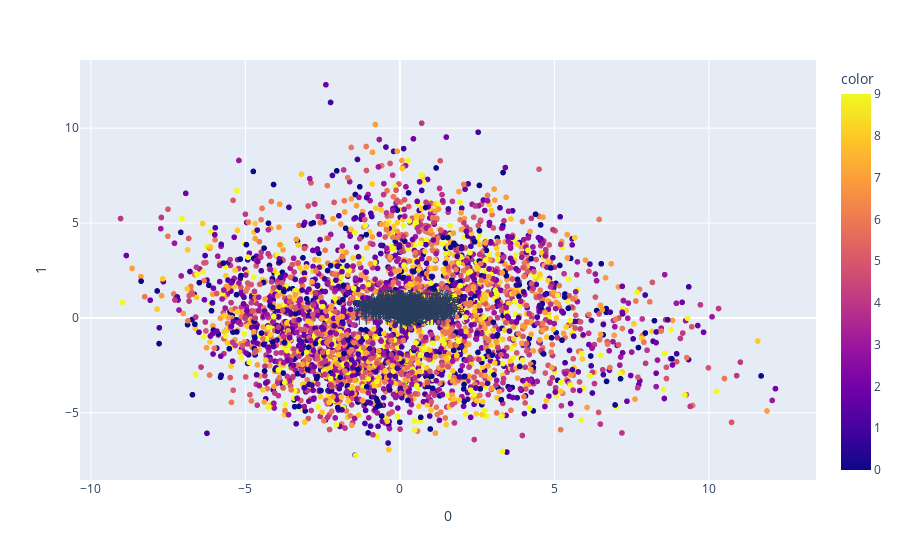

The notebook cell this image was saved under:
### Code cell
loadings = pca.components_.T * np.sqrt(pca.explained_variance_)

x = 0
y = 1

fig = px.scatter(components, x=x, y=y, color=featDf.int_group)

for i, feature in enumerate(features):
    fig.add_shape(
        type='line',
        x0=0, y0=0,
        x1=loadings[i, x],
        y1=loadings[i, y]
    )
    fig.add_annotation(
        x=loadings[i, x],
        y=loadings[i, y],
        ax=0, ay=0,
        xanchor="center",
        yanchor="bottom",
        text=feature,
    )
fig.show()

### Figure 1 — Plotly figure (JSON) as saved in the notebook; plotly's stock layout.template omitted (floating-point values rounded to 4 significant figures; data arrays with more than 128 entries replaced by an {"elided": "..."} marker saying what was removed)
{"data": [{"hovertemplate": "0=%{x}<br>1=%{y}<br>color=%{marker.color}<extra></extra>", "legendgroup": "", "marker": {"color": {"elided": "3640 int values"}, "coloraxis": "coloraxis", "symbol": "circle"}, "mode": "markers", "name": "", "showlegend": false, "type": "scattergl", "x": {"elided": "3640 float values"}, "xaxis": "x", "y": {"elided": "3640 float values"}, "yaxis": "y"}], "layout": {"annotations": [{"ax": 0, "ay": 0, "text": "gl1", "x": 0.03209, "xanchor": "center", "y": 0.1489, "yanchor": "bottom"}, {"ax": 0, "ay": 0, "text": "gl2", "x": 0.242, "xanchor": "center", "y": 0.3158, "yanchor": "bottom"}, {"ax": 0, "ay": 0, "text": "gl3", "x": -0.008731, "xanchor": "center", "y": -0.05347, "yanchor": "bottom"}, {"ax": 0, "ay": 0, "text": "gl4", "x": 0.1736, "xanchor": "center", "y": -0.2423, "yanchor": "bottom"}, {"ax": 0, "ay": 0, "text": "gl5", "x": 0.06806, "xanchor": "center", "y": -0.04734, "yanchor": "bottom"}, {"ax": 0, "ay": 0, "text": "gl6", "x": 0.1842, "xanchor": "center", "y": -0.1275, "yanchor": "bottom"}, {"ax": 0, "ay": 0, "text": "gl7", "x": -0.1708, "xanchor": "center", "y": 0.4481, "yanchor": "bottom"}, {"ax": 0, "ay": 0, "text": "gl8", "x": 0.01053, "xanchor": "center", "y": -0.09267, "yanchor": "bottom"}, {"ax": 0, "ay": 0, "text": "gl9", "x": -0.1458, "xanchor": "center", "y": 0.1976, "yanchor": "bottom"}, {"ax": 0, "ay": 0, "text": "gl10", "x": 0.3848, "xanchor": "center", "y": -0.4559, "yanchor": "bottom"}, {"ax": 0, "ay": 0, "text": "gl11", "x": -0.2173, "xanchor": "center", "y": 0.05643, "yanchor": "bottom"}, {"ax": 0, "ay": 0, "text": "gl12", "x": 0.2388, "xanchor": "center", "y": -0.08535, "yanchor": "bottom"}, {"ax": 0, "ay": 0, "text": "gl13", "x": -0.0945, "xanchor": "center", "y": -0.3694, "yanchor": "bottom"}, {"ax": 0, "ay": 0, "text": "gl14", "x": -0.1001, "xanchor": "center", "y": 0.3423, "yanchor": "bottom"}, {"ax": 0, "ay": 0, "text": "gl15", "x": 0.1918, "xanchor": "center", "y": -0.01502, "yanchor": "bottom"}, {"ax": 0, "ay": 0, "text": "gl16", "x": 0.3033, "xanchor": "center", "y": 0.1389, "yanchor": "bottom"}, {"ax": 0, "ay": 0, "text": "gl17", "x": -0.02817, "xanchor": "center", "y": 0.06637, "yanchor": "bottom"}, {"ax": 0, "ay": 0, "text": "gl18", "x": 0.24, "xanchor": "center", "y": 0.09366, "yanchor": "bottom"}, {"ax": 0, "ay": 0, "text": "gl19", "x": 0.3846, "xanchor": "center", "y": -0.2025, "yanchor": "bottom"}, {"ax": 0, "ay": 0, "text": "gl20", "x": 0.3466, "xanchor": "center", "y": 0.2163, "yanchor": "bottom"}, {"ax": 0, "ay": 0, "text": "gl21", "x": -0.2672, "xanchor": "center", "y": 0.08456, "yanchor": "bottom"}, {"ax": 0, "ay": 0, "text": "gl22", "x": -0.3005, "xanchor": "center", "y": 0.2192, "yanchor": "bottom"}, {"ax": 0, "ay": 0, "text": "gl23", "x": 0.1304, "xanchor": "center", "y": -0.004081, "yanchor": "bottom"}, {"ax": 0, "ay": 0, "text": "gl24", "x": -0.431, "xanchor": "center", "y": 0.0712, "yanchor": "bottom"}, {"ax": 0, "ay": 0, "text": "gl25", "x": 0.2556, "xanchor": "center", "y": 0.04917, "yanchor": "bottom"}, {"ax": 0, "ay": 0, "text": "gl26", "x": 0.1525, "xanchor": "center", "y": 0.1649, "yanchor": "bottom"}, {"ax": 0, "ay": 0, "text": "gl27", "x": 0.1105, "xanchor": "center", "y": -0.04103, "yanchor": "bottom"}, {"ax": 0, "ay": 0, "text": "gl28", "x": 0.2407, "xanchor": "center", "y": 0.4802, "yanchor": "bottom"}, {"ax": 0, "ay": 0, "text": "gl29", "x": 0.04247, "xanchor": "center", "y": 0.35, "yanchor": "bottom"}, {"ax": 0, "ay": 0, "text": "gl30", "x": 0.2264, "xanchor": "center", "y": 0.1985, "yanchor": "bottom"}, {"ax": 0, "ay": 0, "text": "gl31", "x": 0.01915, "xanchor": "center", "y": 0.008896, "yanchor": "bottom"}, {"ax": 0, "ay": 0, "text": "gl32", "x": 0.04648, "xanchor": "center", "y": 0.5504, "yanchor": "bottom"}, {"ax": 0, "ay": 0, "text": "gl33", "x": 0.2964, "xanchor": "center", "y": -0.4282, "yanchor": "bottom"}, {"ax": 0, "ay": 0, "text": "gl34", "x": 0.4278, "xanchor": "center", "y": 0.1105, "yanchor": "bottom"}, {"ax": 0, "ay": 0, "text": "gl35", "x": -0.2442, "xanchor": "center", "y": 0.2595, "yanchor": "bottom"}, {"ax": 0, "ay": 0, "text": "gl36", "x": -0.404, "xanchor": "center", "y": 0.2125, "yanchor": "bottom"}, {"ax": 0, "ay": 0, "text": "gl37", "x": -0.08619, "xanchor": "center", "y": -0.1011, "yanchor": "bottom"}, {"ax": 0, "ay": 0, "text": "gl38", "x": 0.3027, "xanchor": "center", "y": -0.1346, "yanchor": "bottom"}, {"ax": 0, "ay": 0, "text": "gl39", "x": -0.3452, "xanchor": "center", "y": 0.06118, "yanchor": "bottom"}, {"ax": 0, "ay": 0, "text": "gl40", "x": -0.06527, "xanchor": "center", "y": -0.1167, "yanchor": "bottom"}, {"ax": 0, "ay": 0, "text": "gl41", "x": -0.2105, "xanchor": "center", "y": 0.1231, "yanchor": "bottom"}, {"ax": 0, "ay": 0, "text": "gl42", "x": -0.2536, "xanchor": "center", "y": 0.07551, "yanchor": "bottom"}, {"ax": 0, "ay": 0, "text": "gl43", "x": 0.08362, "xanchor": "center", "y": 0.1846, "yanchor": "bottom"}, {"ax": 0, "ay": 0, "text": "gl44", "x": -0.3027, "xanchor": "center", "y": 0.1702, "yanchor": "bottom"}, {"ax": 0, "ay": 0, "text": "gl45", "x": -0.1374, "xanchor": "center", "y": 0.3569, "yanchor": "bottom"}, {"ax": 0, "ay": 0, "text": "gl46", "x": 0.2389, "xanchor": "center", "y": -0.4319, "yanchor": "bottom"}, {"ax": 0, "ay": 0, "text": "gl47", "x": -0.1374, "xanchor": "center", "y": -0.2971, "yanchor": "bottom"}, {"ax": 0, "ay": 0, "text": "gl48", "x": 0.2055, "xanchor": "center", "y": 0.3859, "yanchor": "bottom"}, {"ax": 0, "ay": 0, "text": "gl49", "x": 0.1013, "xanchor": "center", "y": -0.0162, "yanchor": "bottom"}, {"ax": 0, "ay": 0, "text": "gl50", "x": -0.03201, "xanchor": "center", "y": 0.2283, "yanchor": "bottom"}, {"ax": 0, "ay": 0, "text": "TATATA_score", "x": -0.04912, "xanchor": "center", "y": 0.09793, "yanchor": "bottom"}, {"ax": 0, "ay": 0, "text": "ATATA_score", "x": 0.03482, "xanchor": "center", "y": 0.07252, "yanchor": "bottom"}, {"ax": 0, "ay": 0, "text": "AAAAA_score", "x": 0.5668, "xanchor": "center", "y": 0.4041, "yanchor": "bottom"}, {"ax": 0, "ay": 0, "text": "ACATA_score", "x": 0.128, "xanchor": "center", "y": -7.205e-05, "yanchor": "bottom"}, {"ax": 0, "ay": 0, "text": "TTTTTTCT_score", "x": 0.1616, "xanchor": "center", "y": -0.2643, "yanchor": "bottom"}, {"ax": 0, "ay": 0, "text": "GAAAG_score", "x": 0.4375, "xanchor": "center", "y": 0.005633, "yanchor": "bottom"}, {"ax": 0, "ay": 0, "text": "TATACA_score", "x": 0.02526, "xanchor": "center", "y": -0.0058, "yanchor": "bottom"}, {"ax": 0, "ay": 0, "text": "TATAT_score", "x": 0.03018, "xanchor": "center", "y": -0.001175, "yanchor": "bottom"}, {"ax": 0, "ay": 0, "text": "TTTTTTT_score", "x": 0.1944, "xanchor": "center", "y": -0.3755, "yanchor": "bottom"}, {"ax": 0, "ay": 0, "text": "TCTTT_score", "x": 0.3529, "xanchor": "center", "y": -0.354, "yanchor": "bottom"}, {"ax": 0, "ay": 0, "text": "TTTTT_score", "x": 0.2674, "xanchor": "center", "y": -0.429, "yanchor": "bottom"}, {"ax": 0, "ay": 0, "text": "AAAAAA_score", "x": 0.5436, "xanchor": "center", "y": 0.4848, "yanchor": "bottom"}, {"ax": 0, "ay": 0, "text": "ATACA_score", "x": 0.2217, "xanchor": "center", "y": 0.02147, "yanchor": "bottom"}, {"ax": 0, "ay": 0, "text": "AAAAAG_score", "x": 0.497, "xanchor": "center", "y": 0.3047, "yanchor": "bottom"}, {"ax": 0, "ay": 0, "text": "TTTGT_score", "x": 0.3094, "xanchor": "center", "y": -0.2908, "yanchor": "bottom"}, {"ax": 0, "ay": 0, "text": "TGYATR_score", "x": 0.1924, "xanchor": "center", "y": -0.08095, "yanchor": "bottom"}, {"ax": 0, "ay": 0, "text": "CTTTC_score", "x": 0.3642, "xanchor": "center", "y": -0.2964, "yanchor": "bottom"}, {"ax": 0, "ay": 0, "text": "AAAAAAA_score", "x": 0.4705, "xanchor": "center", "y": 0.4505, "yanchor": "bottom"}, {"ax": 0, "ay": 0, "text": "GAAAAG_score", "x": 0.4985, "xanchor": "center", "y": 0.02613, "yanchor": "bottom"}, {"ax": 0, "ay": 0, "text": "TTTTYTTTT_score", "x": 0.1292, "xanchor": "center", "y": -0.3725, "yanchor": "bottom"}, {"ax": 0, "ay": 0, "text": "AARAAA_score", "x": 0.5933, "xanchor": "center", "y": 0.3764, "yanchor": "bottom"}, {"ax": 0, "ay": 0, "text": "TATATAY_score", "x": -0.02456, "xanchor": "center", "y": 0.05582, "yanchor": "bottom"}, {"ax": 0, "ay": 0, "text": "GCGCGS_score", "x": 0.1801, "xanchor": "center", "y": -0.08465, "yanchor": "bottom"}, {"ax": 0, "ay": 0, "text": "GMGGC_score", "x": 0.3833, "xanchor": "center", "y": -0.1537, "yanchor": "bottom"}, {"ax": 0, "ay": 0, "text": "GAGRAG_score", "x": 0.5303, "xanchor": "center", "y": 0.004895, "yanchor": "bottom"}, {"ax": 0, "ay": 0, "text": "SCSKGSKGK_score", "x": 0.4182, "xanchor": "center", "y": -0.1522, "yanchor": "bottom"}, {"ax": 0, "ay": 0, "text": "ATAAA_score", "x": 0.2645, "xanchor": "center", "y": 0.2014, "yanchor": "bottom"}, {"ax": 0, "ay": 0, "text": "CGCCCT_score", "x": 0.1414, "xanchor": "center", "y": -0.06276, "yanchor": "bottom"}, {"ax": 0, "ay": 0, "text": "AAAAG_score", "x": 0.5711, "xanchor": "center", "y": 0.2259, "yanchor": "bottom"}, {"ax": 0, "ay": 0, "text": "GAAGNG_score", "x": 0.5731, "xanchor": "center", "y": -0.05069, "yanchor": "bottom"}, {"ax": 0, "ay": 0, "text": "TATATA_tfidf", "x": -0.3796, "xanchor": "center", "y": 0.1466, "yanchor": "bottom"}, {"ax": 0, "ay": 0, "text": "ATATA_tfidf", "x": -0.4229, "xanchor": "center", "y": 0.1674, "yanchor": "bottom"}, {"ax": 0, "ay": 0, "text": "AAAAA_tfidf", "x": 0.4971, "xanchor": "center", "y": 0.6679, "yanchor": "bottom"}, {"ax": 0, "ay": 0, "text": "ACATA_tfidf", "x": -0.1833, "xanchor": "center", "y": 0.03803, "yanchor": "bottom"}, {"ax": 0, "ay": 0, "text": "TTTTTTCT_tfidf", "x": 0.06842, "xanchor": "center", "y": -0.2427, "yanchor": "bottom"}, {"ax": 0, "ay": 0, "text": "GAAAG_tfidf", "x": 0.2291, "xanchor": "center", "y": 0.01807, "yanchor": "bottom"}, {"ax": 0, "ay": 0, "text": "TATACA_tfidf", "x": -0.1606, "xanchor": "center", "y": 0.03252, "yanchor": "bottom"}, {"ax": 0, "ay": 0, "text": "TATAT_tfidf", "x": -0.4023, "xanchor": "center", "y": 0.0818, "yanchor": "bottom"}, {"ax": 0, "ay": 0, "text": "TTTTTTT_tfidf", "x": 0.03282, "xanchor": "center", "y": -0.3625, "yanchor": "bottom"}, {"ax": 0, "ay": 0, "text": "TCTTT_tfidf", "x": 0.1416, "xanchor": "center", "y": -0.3563, "yanchor": "bottom"}, {"ax": 0, "ay": 0, "text": "TTTTT_tfidf", "x": 0.05628, "xanchor": "center", "y": -0.5818, "yanchor": "bottom"}, {"ax": 0, "ay": 0, "text": "AAAAAA_tfidf", "x": 0.435, "xanchor": "center", "y": 0.6077, "yanchor": "bottom"}, {"ax": 0, "ay": 0, "text": "ATACA_tfidf", "x": -0.07889, "xanchor": "center", "y": 0.08375, "yanchor": "bottom"}, {"ax": 0, "ay": 0, "text": "AAAAAG_tfidf", "x": 0.3235, "xanchor": "center", "y": 0.3251, "yanchor": "bottom"}, {"ax": 0, "ay": 0, "text": "TTTGT_tfidf", "x": 0.06242, "xanchor": "center", "y": -0.279, "yanchor": "bottom"}, {"ax": 0, "ay": 0, "text": "TGYATR_tfidf", "x": -0.111, "xanchor": "center", "y": -0.05148, "yanchor": "bottom"}, {"ax": 0, "ay": 0, "text": "CTTTC_tfidf", "x": 0.1577, "xanchor": "center", "y": -0.2838, "yanchor": "bottom"}, {"ax": 0, "ay": 0, "text": "AAAAAAA_tfidf", "x": 0.3674, "xanchor": "center", "y": 0.5036, "yanchor": "bottom"}, {"ax": 0, "ay": 0, "text": "GAAAAG_tfidf", "x": 0.3352, "xanchor": "center", "y": 0.04267, "yanchor": "bottom"}, {"ax": 0, "ay": 0, "text": "TTTTYTTTT_tfidf", "x": 0.06393, "xanchor": "center", "y": -0.696, "yanchor": "bottom"}, {"ax": 0, "ay": 0, "text": "AARAAA_tfidf", "x": 0.5417, "xanchor": "center", "y": 0.5817, "yanchor": "bottom"}, {"ax": 0, "ay": 0, "text": "TATATAY_tfidf", "x": -0.3579, "xanchor": "center", "y": 0.1108, "yanchor": "bottom"}, {"ax": 0, "ay": 0, "text": "GCGCGS_tfidf", "x": 0.09166, "xanchor": "center", "y": -0.06928, "yanchor": "bottom"}, {"ax": 0, "ay": 0, "text": "GMGGC_tfidf", "x": 0.2194, "xanchor": "center", "y": -0.1154, "yanchor": "bottom"}, {"ax": 0, "ay": 0, "text": "GAGRAG_tfidf", "x": 0.3596, "xanchor": "center", "y": 0.02791, "yanchor": "bottom"}, {"ax": 0, "ay": 0, "text": "SCSKGSKGK_tfidf", "x": 0.2629, "xanchor": "center", "y": -0.1232, "yanchor": "bottom"}, {"ax": 0, "ay": 0, "text": "ATAAA_tfidf", "x": 0.3423, "xanchor": "center", "y": 0.6578, "yanchor": "bottom"}, {"ax": 0, "ay": 0, "text": "CGCCCT_tfidf", "x": 0.0594, "xanchor": "center", "y": -0.04751, "yanchor": "bottom"}, {"ax": 0, "ay": 0, "text": "AAAAG_tfidf", "x": 0.3712, "xanchor": "center", "y": 0.2367, "yanchor": "bottom"}, {"ax": 0, "ay": 0, "text": "GAAGNG_tfidf", "x": 0.4156, "xanchor": "center", "y": -0.02018, "yanchor": "bottom"}, {"ax": 0, "ay": 0, "text": "len_seq", "x": 0.7018, "xanchor": "center", "y": -0.2453, "yanchor": "bottom"}, {"ax": 0, "ay": 0, "text": "len_seq_log", "x": 0.7887, "xanchor": "center", "y": -0.276, "yanchor": "bottom"}, {"ax": 0, "ay": 0, "text": "at_gc", "x": -0.5396, "xanchor": "center", "y": 0.3958, "yanchor": "bottom"}, {"ax": 0, "ay": 0, "text": "pct_gc", "x": 0.5633, "xanchor": "center", "y": -0.399, "yanchor": "bottom"}, {"ax": 0, "ay": 0, "text": "molecular_w", "x": 0.7025, "xanchor": "center", "y": -0.2437, "yanchor": "bottom"}], "coloraxis": {"colorbar": {"title": {"text": "color"}}, "colorscale": [[0, "#0d0887"], [0.1111, "#46039f"], [0.2222, "#7201a8"], [0.3333, "#9c179e"], [0.4444, "#bd3786"], [0.5556, "#d8576b"], [0.6667, "#ed7953"], [0.7778, "#fb9f3a"], [0.8889, "#fdca26"], [1, "#f0f921"]]}, "legend": {"tracegroupgap": 0}, "margin": {"t": 60}, "shapes": [{"type": "line", "x0": 0, "x1": 0.03209, "y0": 0, "y1": 0.1489}, {"type": "line", "x0": 0, "x1": 0.242, "y0": 0, "y1": 0.3158}, {"type": "line", "x0": 0, "x1": -0.008731, "y0": 0, "y1": -0.05347}, {"type": "line", "x0": 0, "x1": 0.1736, "y0": 0, "y1": -0.2423}, {"type": "line", "x0": 0, "x1": 0.06806, "y0": 0, "y1": -0.04734}, {"type": "line", "x0": 0, "x1": 0.1842, "y0": 0, "y1": -0.1275}, {"type": "line", "x0": 0, "x1": -0.1708, "y0": 0, "y1": 0.4481}, {"type": "line", "x0": 0, "x1": 0.01053, "y0": 0, "y1": -0.09267}, {"type": "line", "x0": 0, "x1": -0.1458, "y0": 0, "y1": 0.1976}, {"type": "line", "x0": 0, "x1": 0.3848, "y0": 0, "y1": -0.4559}, {"type": "line", "x0": 0, "x1": -0.2173, "y0": 0, "y1": 0.05643}, {"type": "line", "x0": 0, "x1": 0.2388, "y0": 0, "y1": -0.08535}, {"type": "line", "x0": 0, "x1": -0.0945, "y0": 0, "y1": -0.3694}, {"type": "line", "x0": 0, "x1": -0.1001, "y0": 0, "y1": 0.3423}, {"type": "line", "x0": 0, "x1": 0.1918, "y0": 0, "y1": -0.01502}, {"type": "line", "x0": 0, "x1": 0.3033, "y0": 0, "y1": 0.1389}, {"type": "line", "x0": 0, "x1": -0.02817, "y0": 0, "y1": 0.06637}, {"type": "line", "x0": 0, "x1": 0.24, "y0": 0, "y1": 0.09366}, {"type": "line", "x0": 0, "x1": 0.3846, "y0": 0, "y1": -0.2025}, {"type": "line", "x0": 0, "x1": 0.3466, "y0": 0, "y1": 0.2163}, {"type": "line", "x0": 0, "x1": -0.2672, "y0": 0, "y1": 0.08456}, {"type": "line", "x0": 0, "x1": -0.3005, "y0": 0, "y1": 0.2192}, {"type": "line", "x0": 0, "x1": 0.1304, "y0": 0, "y1": -0.004081}, {"type": "line", "x0": 0, "x1": -0.431, "y0": 0, "y1": 0.0712}, {"type": "line", "x0": 0, "x1": 0.2556, "y0": 0, "y1": 0.04917}, {"type": "line", "x0": 0, "x1": 0.1525, "y0": 0, "y1": 0.1649}, {"type": "line", "x0": 0, "x1": 0.1105, "y0": 0, "y1": -0.04103}, {"type": "line", "x0": 0, "x1": 0.2407, "y0": 0, "y1": 0.4802}, {"type": "line", "x0": 0, "x1": 0.04247, "y0": 0, "y1": 0.35}, {"type": "line", "x0": 0, "x1": 0.2264, "y0": 0, "y1": 0.1985}, {"type": "line", "x0": 0, "x1": 0.01915, "y0": 0, "y1": 0.008896}, {"type": "line", "x0": 0, "x1": 0.04648, "y0": 0, "y1": 0.5504}, {"type": "line", "x0": 0, "x1": 0.2964, "y0": 0, "y1": -0.4282}, {"type": "line", "x0": 0, "x1": 0.4278, "y0": 0, "y1": 0.1105}, {"type": "line", "x0": 0, "x1": -0.2442, "y0": 0, "y1": 0.2595}, {"type": "line", "x0": 0, "x1": -0.404, "y0": 0, "y1": 0.2125}, {"type": "line", "x0": 0, "x1": -0.08619, "y0": 0, "y1": -0.1011}, {"type": "line", "x0": 0, "x1": 0.3027, "y0": 0, "y1": -0.1346}, {"type": "line", "x0": 0, "x1": -0.3452, "y0": 0, "y1": 0.06118}, {"type": "line", "x0": 0, "x1": -0.06527, "y0": 0, "y1": -0.1167}, {"type": "line", "x0": 0, "x1": -0.2105, "y0": 0, "y1": 0.1231}, {"type": "line", "x0": 0, "x1": -0.2536, "y0": 0, "y1": 0.07551}, {"type": "line", "x0": 0, "x1": 0.08362, "y0": 0, "y1": 0.1846}, {"type": "line", "x0": 0, "x1": -0.3027, "y0": 0, "y1": 0.1702}, {"type": "line", "x0": 0, "x1": -0.1374, "y0": 0, "y1": 0.3569}, {"type": "line", "x0": 0, "x1": 0.2389, "y0": 0, "y1": -0.4319}, {"type": "line", "x0": 0, "x1": -0.1374, "y0": 0, "y1": -0.2971}, {"type": "line", "x0": 0, "x1": 0.2055, "y0": 0, "y1": 0.3859}, {"type": "line", "x0": 0, "x1": 0.1013, "y0": 0, "y1": -0.0162}, {"type": "line", "x0": 0, "x1": -0.03201, "y0": 0, "y1": 0.2283}, {"type": "line", "x0": 0, "x1": -0.04912, "y0": 0, "y1": 0.09793}, {"type": "line", "x0": 0, "x1": 0.03482, "y0": 0, "y1": 0.07252}, {"type": "line", "x0": 0, "x1": 0.5668, "y0": 0, "y1": 0.4041}, {"type": "line", "x0": 0, "x1": 0.128, "y0": 0, "y1": -7.205e-05}, {"type": "line", "x0": 0, "x1": 0.1616, "y0": 0, "y1": -0.2643}, {"type": "line", "x0": 0, "x1": 0.4375, "y0": 0, "y1": 0.005633}, {"type": "line", "x0": 0, "x1": 0.02526, "y0": 0, "y1": -0.0058}, {"type": "line", "x0": 0, "x1": 0.03018, "y0": 0, "y1": -0.001175}, {"type": "line", "x0": 0, "x1": 0.1944, "y0": 0, "y1": -0.3755}, {"type": "line", "x0": 0, "x1": 0.3529, "y0": 0, "y1": -0.354}, {"type": "line", "x0": 0, "x1": 0.2674, "y0": 0, "y1": -0.429}, {"type": "line", "x0": 0, "x1": 0.5436, "y0": 0, "y1": 0.4848}, {"type": "line", "x0": 0, "x1": 0.2217, "y0": 0, "y1": 0.02147}, {"type": "line", "x0": 0, "x1": 0.497, "y0": 0, "y1": 0.3047}, {"type": "line", "x0": 0, "x1": 0.3094, "y0": 0, "y1": -0.2908}, {"type": "line", "x0": 0, "x1": 0.1924, "y0": 0, "y1": -0.08095}, {"type": "line", "x0": 0, "x1": 0.3642, "y0": 0, "y1": -0.2964}, {"type": "line", "x0": 0, "x1": 0.4705, "y0": 0, "y1": 0.4505}, {"type": "line", "x0": 0, "x1": 0.4985, "y0": 0, "y1": 0.02613}, {"type": "line", "x0": 0, "x1": 0.1292, "y0": 0, "y1": -0.3725}, {"type": "line", "x0": 0, "x1": 0.5933, "y0": 0, "y1": 0.3764}, {"type": "line", "x0": 0, "x1": -0.02456, "y0": 0, "y1": 0.05582}, {"type": "line", "x0": 0, "x1": 0.1801, "y0": 0, "y1": -0.08465}, {"type": "line", "x0": 0, "x1": 0.3833, "y0": 0, "y1": -0.1537}, {"type": "line", "x0": 0, "x1": 0.5303, "y0": 0, "y1": 0.004895}, {"type": "line", "x0": 0, "x1": 0.4182, "y0": 0, "y1": -0.1522}, {"type": "line", "x0": 0, "x1": 0.2645, "y0": 0, "y1": 0.2014}, {"type": "line", "x0": 0, "x1": 0.1414, "y0": 0, "y1": -0.06276}, {"type": "line", "x0": 0, "x1": 0.5711, "y0": 0, "y1": 0.2259}, {"type": "line", "x0": 0, "x1": 0.5731, "y0": 0, "y1": -0.05069}, {"type": "line", "x0": 0, "x1": -0.3796, "y0": 0, "y1": 0.1466}, {"type": "line", "x0": 0, "x1": -0.4229, "y0": 0, "y1": 0.1674}, {"type": "line", "x0": 0, "x1": 0.4971, "y0": 0, "y1": 0.6679}, {"type": "line", "x0": 0, "x1": -0.1833, "y0": 0, "y1": 0.03803}, {"type": "line", "x0": 0, "x1": 0.06842, "y0": 0, "y1": -0.2427}, {"type": "line", "x0": 0, "x1": 0.2291, "y0": 0, "y1": 0.01807}, {"type": "line", "x0": 0, "x1": -0.1606, "y0": 0, "y1": 0.03252}, {"type": "line", "x0": 0, "x1": -0.4023, "y0": 0, "y1": 0.0818}, {"type": "line", "x0": 0, "x1": 0.03282, "y0": 0, "y1": -0.3625}, {"type": "line", "x0": 0, "x1": 0.1416, "y0": 0, "y1": -0.3563}, {"type": "line", "x0": 0, "x1": 0.05628, "y0": 0, "y1": -0.5818}, {"type": "line", "x0": 0, "x1": 0.435, "y0": 0, "y1": 0.6077}, {"type": "line", "x0": 0, "x1": -0.07889, "y0": 0, "y1": 0.08375}, {"type": "line", "x0": 0, "x1": 0.3235, "y0": 0, "y1": 0.3251}, {"type": "line", "x0": 0, "x1": 0.06242, "y0": 0, "y1": -0.279}, {"type": "line", "x0": 0, "x1": -0.111, "y0": 0, "y1": -0.05148}, {"type": "line", "x0": 0, "x1": 0.1577, "y0": 0, "y1": -0.2838}, {"type": "line", "x0": 0, "x1": 0.3674, "y0": 0, "y1": 0.5036}, {"type": "line", "x0": 0, "x1": 0.3352, "y0": 0, "y1": 0.04267}, {"type": "line", "x0": 0, "x1": 0.06393, "y0": 0, "y1": -0.696}, {"type": "line", "x0": 0, "x1": 0.5417, "y0": 0, "y1": 0.5817}, {"type": "line", "x0": 0, "x1": -0.3579, "y0": 0, "y1": 0.1108}, {"type": "line", "x0": 0, "x1": 0.09166, "y0": 0, "y1": -0.06928}, {"type": "line", "x0": 0, "x1": 0.2194, "y0": 0, "y1": -0.1154}, {"type": "line", "x0": 0, "x1": 0.3596, "y0": 0, "y1": 0.02791}, {"type": "line", "x0": 0, "x1": 0.2629, "y0": 0, "y1": -0.1232}, {"type": "line", "x0": 0, "x1": 0.3423, "y0": 0, "y1": 0.6578}, {"type": "line", "x0": 0, "x1": 0.0594, "y0": 0, "y1": -0.04751}, {"type": "line", "x0": 0, "x1": 0.3712, "y0": 0, "y1": 0.2367}, {"type": "line", "x0": 0, "x1": 0.4156, "y0": 0, "y1": -0.02018}, {"type": "line", "x0": 0, "x1": 0.7018, "y0": 0, "y1": -0.2453}, {"type": "line", "x0": 0, "x1": 0.7887, "y0": 0, "y1": -0.276}, {"type": "line", "x0": 0, "x1": -0.5396, "y0": 0, "y1": 0.3958}, {"type": "line", "x0": 0, "x1": 0.5633, "y0": 0, "y1": -0.399}, {"type": "line", "x0": 0, "x1": 0.7025, "y0": 0, "y1": -0.2437}], "xaxis": {"anchor": "y", "domain": [0, 1], "title": {"text": "0"}}, "yaxis": {"anchor": "x", "domain": [0, 1], "title": {"text": "1"}}}}
